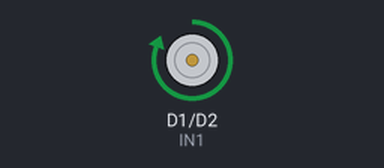
The sketch below on a simulated ESP8266 (NodeMCU). Parts: motor-driver pin pairs drawn as motors (green arrow = first pin HIGH = forward, orange = second pin HIGH = backward, longer = more drive, scaled by the enable pin).

Above: at 2.5 s.
At 7.5 s:
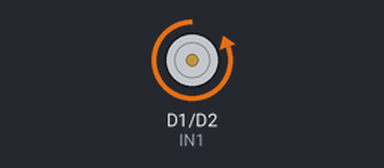
Timing chart, 0 to 13.0 s (numbered marks = the images above):
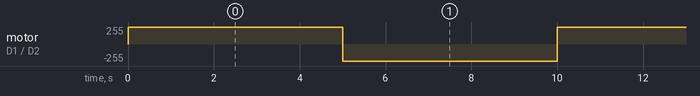

The sketch:

Motor.ino
```cpp
#include<SoftwareSerial.h>
const int Enable = D0;
const int IN1 = D1;
const int IN2 = D2;


void setup() {
  Serial.begin(9600);
  pinMode(Enable, OUTPUT);
  pinMode(IN1, OUTPUT);
  pinMode(IN2, OUTPUT);
  digitalWrite(Enable, 30);
}

void loop() {
  //clockwise
  digitalWrite(IN1, HIGH);
  digitalWrite(IN2, LOW);
  digitalWrite(Enable, 30);
  delay(5000);

  //Anti-clockwise
  digitalWrite(IN1, LOW);
  digitalWrite(IN2, HIGH);
  digitalWrite(Enable, 30);
  delay(5000);

  //Stop
  digitalWrite(IN1, LOW);
  digitalWrite(IN2, LOW);

}
```

Measured:
- by itself, motor on D1 (IN1) / D2 (IN2): alternates forward 255/255 for 5.0 s and backward 255/255 for 5.0 s
